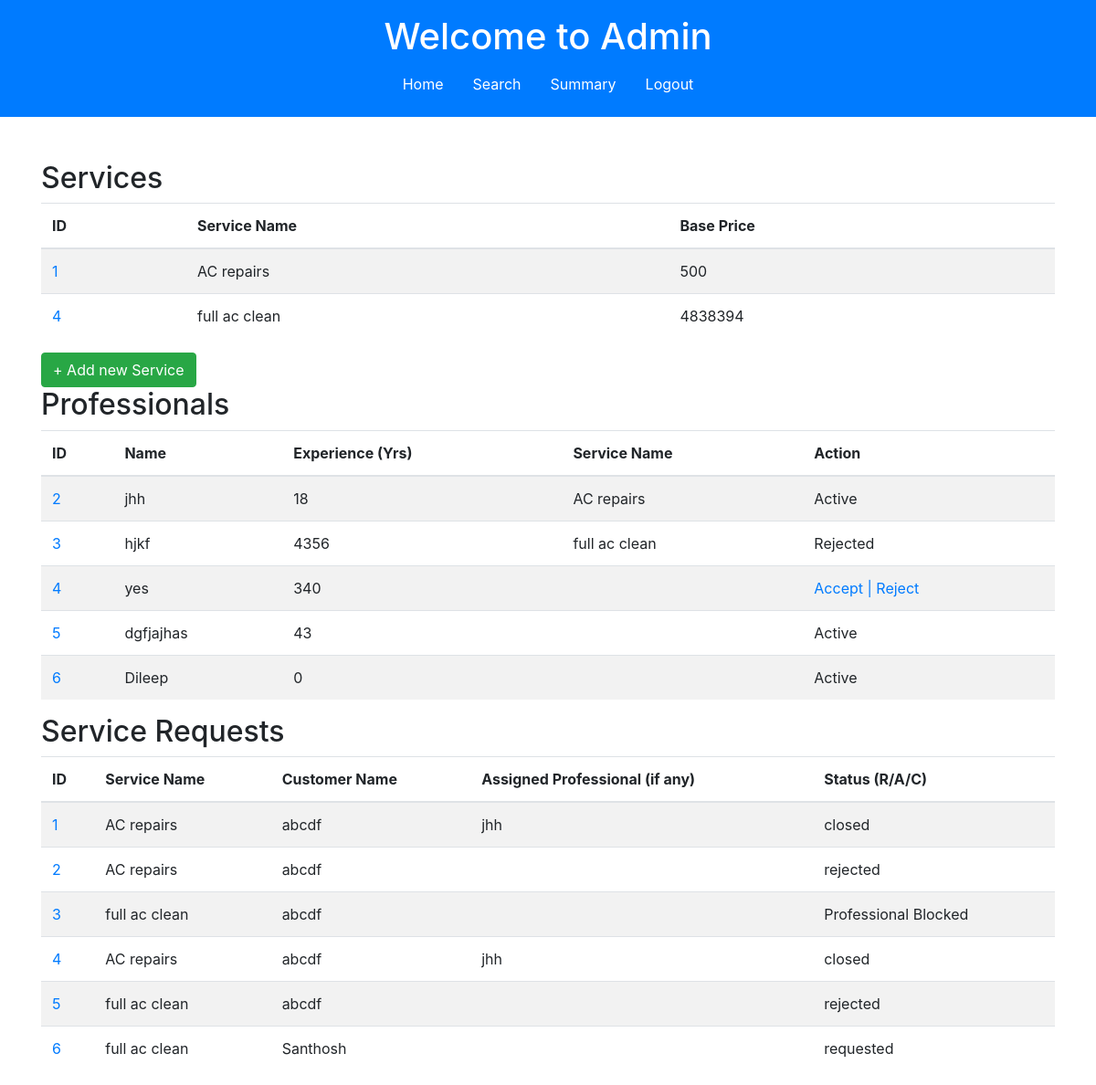
Page /DashBoard on the committed database.
### app.py (models this page shows)
class Service(db.Model):
    __tablename__ = 'services'
    id = db.Column(db.Integer, primary_key=True,autoincrement=True)
    name = db.Column(db.String(255), nullable=False)
    description = db.Column(db.String(255), nullable=True)
    price = db.Column(db.Float, nullable=False)
    categorie = db.Column(db.String(255), nullable=False)

class Professional(db.Model):
    __tablename__ = 'Professional'
    id = db.Column(db.Integer, primary_key=True,autoincrement=True)
    login_id = db.Column(db.Integer, db.ForeignKey('login.id'), nullable=False)  # Foreign key
    fullname = db.Column(db.String(150), nullable=False)
    service_id = db.Column(db.Integer, db.ForeignKey('services.id'), nullable=False)  # Foreign key
    experience = db.Column(db.Integer, nullable=False)
    address = db.Column(db.String(250), nullable=False)
    pincode = db.Column(db.String(10), nullable=False)
    number = db.Column(db.Integer, nullable=False, unique=True)
    service = db.relationship('Service', backref='Professionals')
    status = db.Column(db.String(20), nullable=False)
    rating = db.Column(db.Integer, nullable=True)

class Request(db.Model):
    __tablename__ = 'request'
    id = db.Column(db.Integer, primary_key=True,autoincrement=True)
    customer_id = db.Column(db.Integer, db.ForeignKey('Customer.id'), nullable=False)
    professional_id = db.Column(db.Integer, db.ForeignKey('Professional.id'), nullable=True)
    service_id = db.Column(db.Integer, db.ForeignKey('services.id'), nullable=False)
    status = db.Column(db.String(20), nullable=False)
    rating = db.Column(db.Integer, nullable=True)
    remarks = db.Column(db.String(600), nullable=True)
    hidden_from_professionals = db.relationship('Professional', secondary=hidden_requests, backref='hidden_requests')
    customer = db.relationship('Customer', backref='requests')
    professional = db.relationship('Professional', backref='requests')
    service = db.relationship('Service', backref='requests')

class Customer(db.Model):
    __tablename__ = 'Customer'
    id = db.Column(db.Integer, primary_key=True,autoincrement=True)
    login_id = db.Column(db.Integer, db.ForeignKey('login.id'), nullable=False)  # Foreign key
    fullname = db.Column(db.String(150), nullable=False)
    address = db.Column(db.String(250), nullable=False)
    pincode = db.Column(db.String(10), nullable=False)
    number = db.Column(db.Integer, nullable=False, unique=True)
    status = db.Column(db.String(20), nullable=True)

### app.py (the view)
@app.route("/DashBoard", methods=["GET", "POST"])
def Dash_Board():
    services = Service.query.all()
    prof= Professional.query.all()
    requests = Request.query.all()
    return render_template("ad_dash.html",services=services,prof=prof,requests=requests)

### templates/ad_dash.html (shortened to what this page needs)
<!DOCTYPE html>
<html lang="en">
<head>
    <link rel="stylesheet" href="https://stackpath.bootstrapcdn.com/bootstrap/4.5.2/css/bootstrap.min.css">
</head>
<body>
    <header class="bg-primary text-white text-center py-3">
        <h1>Welcome to Admin</h1>
        <nav class="nav justify-content-center">
            <a class="nav-link text-white" href="/DashBoard">Home</a>
            <a class="nav-link text-white" href="/ad_Search">Search</a>
            <a class="nav-link text-white" href="/ad_summary">Summary</a>
            <a class="nav-link text-white" href="/login">Logout</a>
        </nav>
    </header>
    <section class="container mt-5">
        <h2>Services</h2>
        <table class="table table-striped">
            <thead>
                <tr>
                    <th>ID</th>
                    <th>Service Name</th>
                    <th>Base Price</th>
                </tr>
            </thead>
            <tbody>
                {% for i in services %}
                <tr>
                    <td ><a href ="/update_service/{{i.id}}">{{i.id}}</a></td>
                    <td>{{i.name}}</td>
                    <td>{{i.price}}</td>
                </tr>
                {% endfor %}
            </tbody>
        </table>
        <a href="New_Service" class="btn btn-success">+ Add new Service</a>
        <h2>Professionals</h2>
        <table class="table table-striped">
            <thead>
                <tr>
                    <th>ID</th>
                    <th>Name</th>
                    <th>Experience (Yrs)</th>
                    <th>Service Name</th>
                    <th>Action</th>
                </tr>
            </thead>
            <tbody>
                {% for i in prof %}
                <tr>
                    <td><a href="/check_professional/{{i.id}}">{{i.id}}</a></td>
                    <td>{{i.fullname}}</td>
                    <td>{{i.experience}}</td>
                    <td>{{i.service.name}}</td>
                    <td>
                    {% if i.status == "pending" %}
                    <a href="/accept_professional/{{i.id}}" >Accept |</a>
                    <a href="/reject_professional/{{i.id}}" >Reject</a>
                    {%else%}
                    {{i.status}}
                    {%endif%}
                </td>
                </tr>
                {% endfor %}
            </tbody>
        </table>
        <h2>Service Requests</h2>
        <table class="table table-striped">
            <thead>
                <tr>
                    <th>ID</th>
                    <th>Service Name</th>
                    <th>Customer Name</th>
                    <th>Assigned Professional (if any)</th>
                    <th>Status (R/A/C)</th>
                </tr>
            </thead>
            <tbody>
                {% for i in requests %}
                <tr>
                    <td><a href="/check_Request/{{i.id}}">{{loop.index}}</a></td>
                    <td>{{i.service.name}}</td>
                    <td>{{i.customer.fullname}}</td>
                    <td>{{i.professional.fullname}}</td>
                    <td>
                        {% if i.status == "close it" %}
                            Accepted
                        {%else%}
                        {{i.status}}
                        {% endif %}
                    </td>
                </tr>
                {% endfor %}
            </tbody>
        </table>
    </section>
</body>
</html>

### rows in the picture
Service: id "1", name "AC repairs", price "500"
Service: id "4", name "full ac clean", price "4838394"
Professional: id "2", fullname "jhh", experience "18", service.name "AC repairs", status "Active"
Professional: id "3", fullname "hjkf", experience "4356", service.name "full ac clean", status "Rejected"
Professional: id "4", fullname "yes", experience "340"
Professional: id "5", fullname "dgfjajhas", experience "43", status "Active"
Professional: id "6", fullname "Dileep", experience "0", status "Active"
Request: service.name "AC repairs", customer.fullname "abcdf", professional.fullname "jhh", status "closed"
Request: service.name "AC repairs", customer.fullname "abcdf", status "rejected"
Request: service.name "full ac clean", customer.fullname "abcdf", status "Professional Blocked"
Request: service.name "AC repairs", customer.fullname "abcdf", professional.fullname "jhh", status "closed"
Request: service.name "full ac clean", customer.fullname "abcdf", status "rejected"
Request: service.name "full ac clean", customer.fullname "Santhosh", status "requested"
